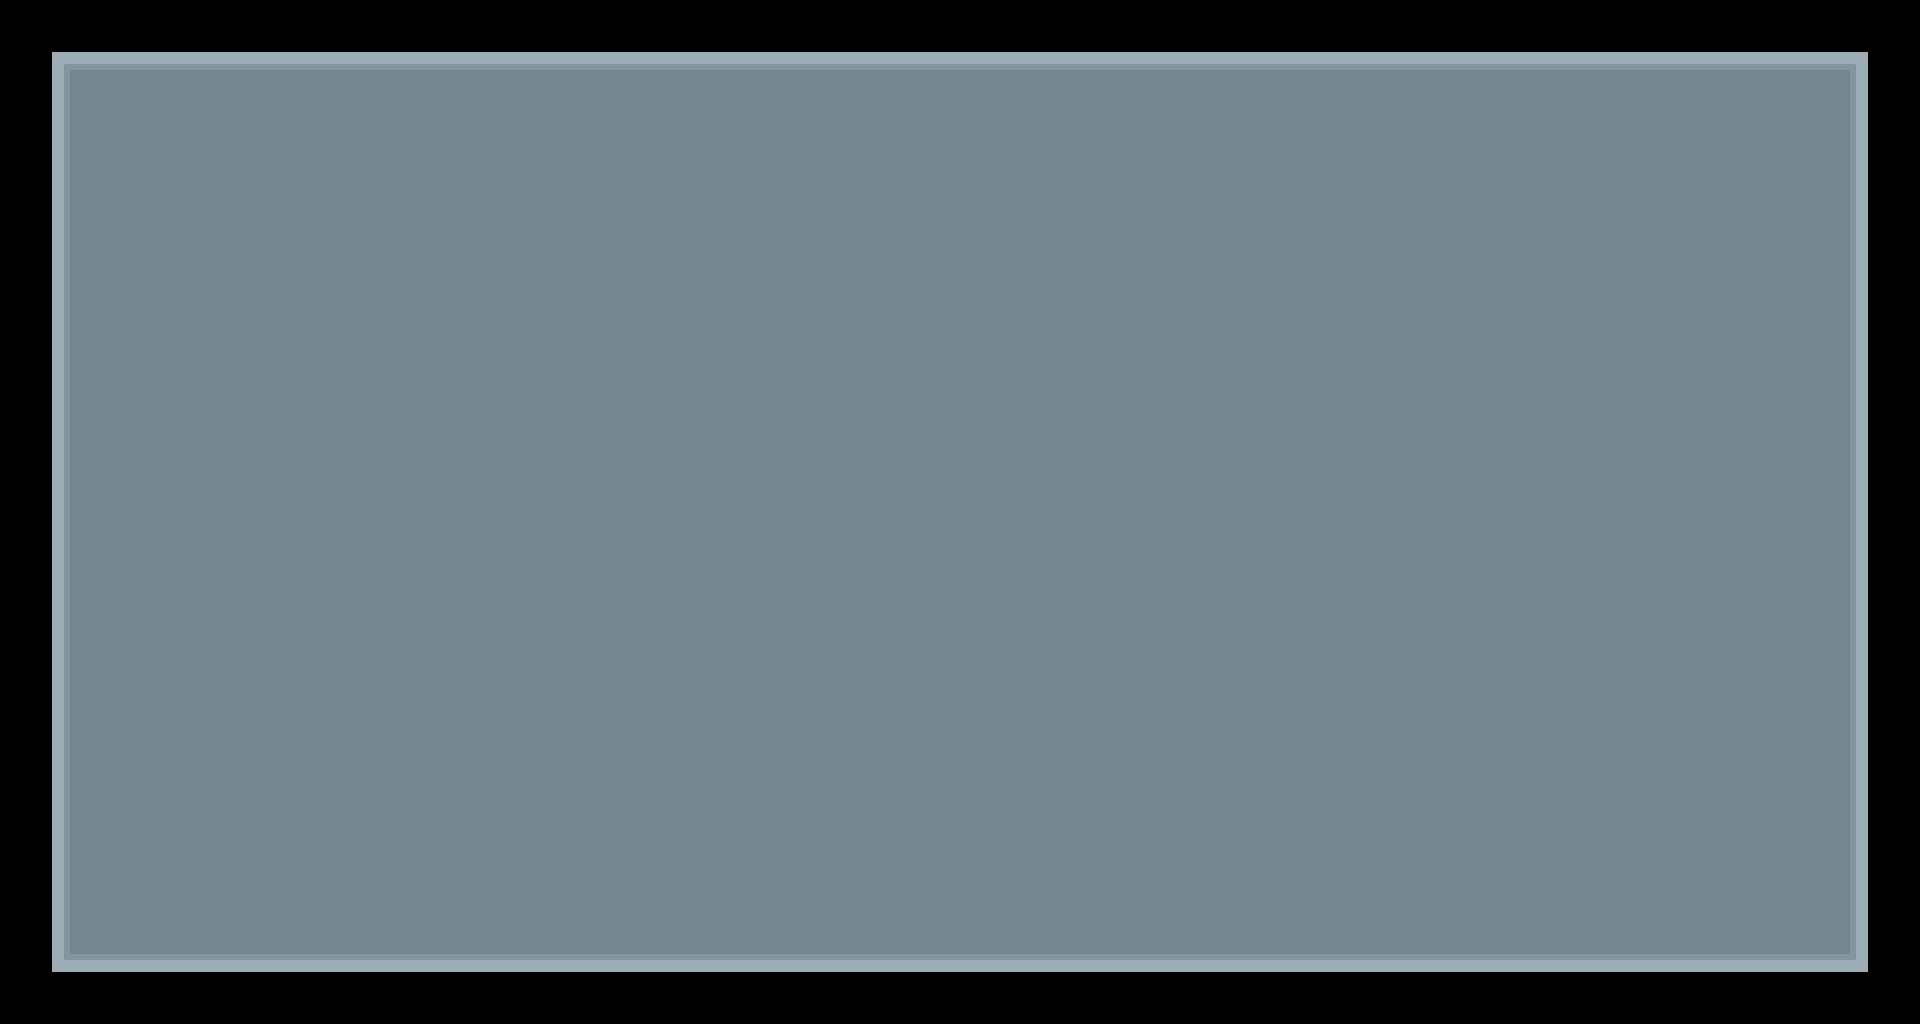

A level layout from a 2D game, rendered from its tile map. Below: a short description, then the map file with its tile-grid data intact:
An orthogonal 30x16 tile map with 64x64 px tiles, 1 tile layer (Tile Layer 1).

<map version="1.4" tiledversion="1.4.3" orientation="orthogonal" renderorder="right-down" width="30" height="16" tilewidth="64" tileheight="64" infinite="0" nextlayerid="2" nextobjectid="1">
 <tileset firstgid="1" source="Background.tsx" />
 <layer id="1" name="Tile Layer 1" width="30" height="16">
  <data encoding="csv">
1,2,2,2,2,2,2,2,2,2,2,2,2,2,2,2,2,2,2,2,2,2,2,2,2,2,2,2,2,3,
7,4,5,5,5,5,5,5,5,5,5,5,5,5,5,5,5,5,5,5,5,5,5,5,5,5,5,5,6,9,
7,10,11,11,11,11,11,11,11,11,11,11,11,11,11,11,11,11,11,11,11,11,11,11,11,11,11,11,12,9,
7,10,11,11,11,11,11,11,11,11,11,11,11,11,11,11,11,11,11,11,11,11,11,11,11,11,11,11,12,9,
7,10,11,11,11,11,11,11,11,11,11,11,11,11,11,11,11,11,11,11,11,11,11,11,11,11,11,11,12,9,
7,10,11,11,11,11,11,11,11,11,11,11,11,11,11,11,11,11,11,11,11,11,11,11,11,11,11,11,12,9,
7,10,11,11,11,11,11,11,11,11,11,11,11,11,11,11,11,11,11,11,11,11,11,11,11,11,11,11,12,9,
7,10,11,11,11,11,11,11,11,11,11,11,11,11,11,11,11,11,11,11,11,11,11,11,11,11,11,11,12,9,
7,10,11,11,11,11,11,11,11,11,11,11,11,11,11,11,11,11,11,11,11,11,11,11,11,11,11,11,12,9,
7,10,11,11,11,11,11,11,11,11,11,11,11,11,11,11,11,11,11,11,11,11,11,11,11,11,11,11,12,9,
7,10,11,11,11,11,11,11,11,11,11,11,11,11,11,11,11,11,11,11,11,11,11,11,11,11,11,11,12,9,
7,10,11,11,11,11,11,11,11,11,11,11,11,11,11,11,11,11,11,11,11,11,11,11,11,11,11,11,12,9,
7,10,11,11,11,11,11,11,11,11,11,11,11,11,11,11,11,11,11,11,11,11,11,11,11,11,11,11,12,9,
7,10,11,11,11,11,11,11,11,11,11,11,11,11,11,11,11,11,11,11,11,11,11,11,11,11,11,11,12,9,
7,16,17,17,17,17,17,17,17,17,17,17,17,17,17,17,17,17,17,17,17,17,17,17,17,17,17,17,18,9,
13,14,14,14,14,14,14,14,14,14,14,14,14,14,14,14,14,14,14,14,14,14,14,14,14,14,14,14,14,15
</data>
 </layer>
</map>
